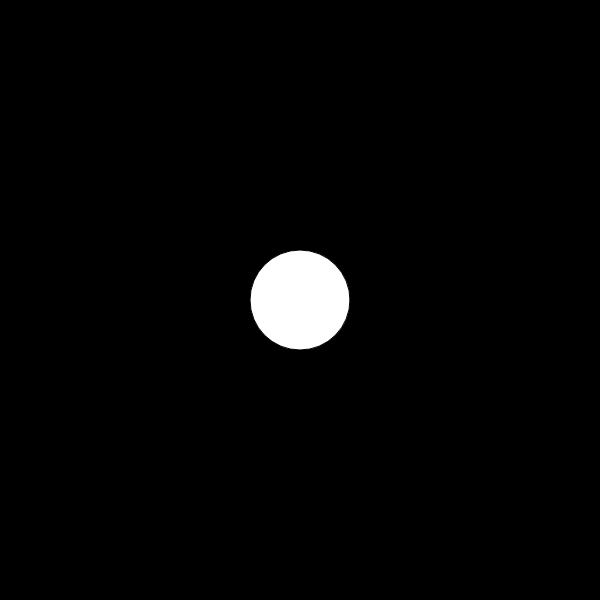
Frame 1 (no input)
Frame 60 (no input): identical to frame 1, image omitted
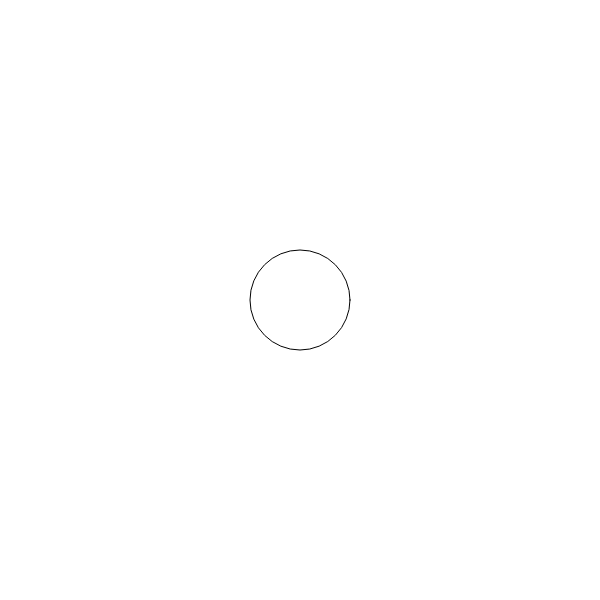
Frame 120 (the mouse pressed at the canvas centre since frame 60)

The p5.js sketch that drew these frames (run headless with seeded random() and noise() and a simulated clock; from frame 60 on, the mouse is pressed at the canvas centre):

// p5.js sketch
// ── sketch.js

var bgcolor = 0;

function setup() {
  createCanvas(600,600);
}

function draw() {
  background(bgcolor);
  fill(255);
//  noStroke();
  ellipse(width/2,height/2,100,100)

  var d = dist(width/2,height/2, mouseX, mouseY);
  
  if (d < 50 && mouseIsPressed) {
    bgcolor = 255;
      } else {
    bgcolor = 0;
      }
}
